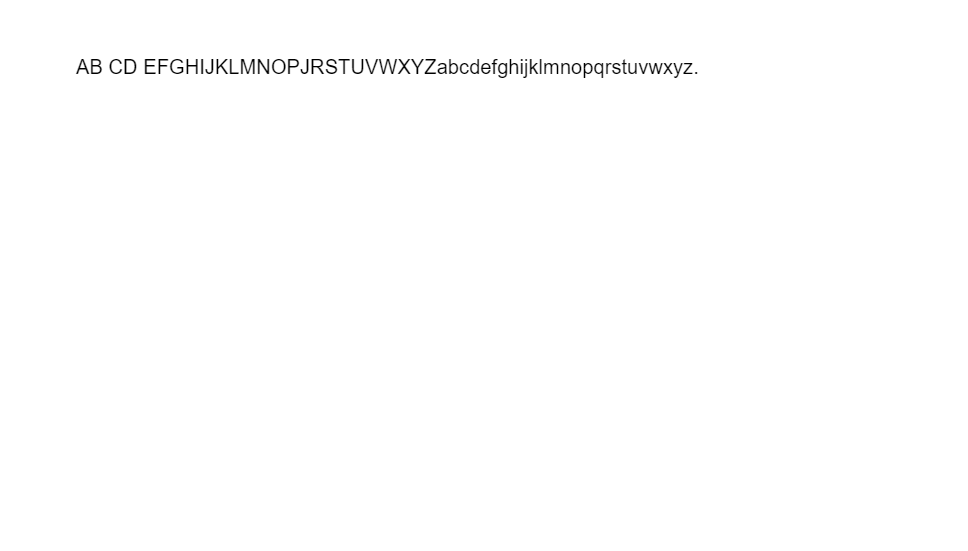
#> input picture images/text5.png, 968 x 551 px
$ python extract_test.py
#> lines starting #> are read from the running program, lines starting #| are printed output that depends on the picture; after the words box and inside, x2 and y2 are one past the last pixel; in counts of white or black regions, pixels touching at a corner belong together
# -*- coding: utf-8 -*-
"""
Created on Thu May 25 10:37:08 2023

@author: User
"""
import cv2
import skimage as sk
import matplotlib.pyplot as plt
import numpy as np

def find_line(img1):
    line_s=0
    line_e=0
    sh=img1.shape
    for i in range(sh[0]):
        if not(line_s):
            found=np.where(img1[i]==0)[0]
            if found.size>0:
                line_s=i
        elif not(line_e):
            found=np.where(img1[i]==0)[0]
            if found.size==0:
                line_e=i
        else:break
    return [line_s,line_e]

def crop_vertical_space(img):
    line_s=0
    line_e=0
    sh=img.shape
    for i in range(sh[0]):
        if not(line_s):
            found=np.where(img[i]==0)[0]
            if found.size>0:
                line_s=i;break
    for i in range(sh[0]-1,-1,-1):
        if not(line_e):
            found=np.where(img[i]==0)[0]
            if found.size>0:
                line_e=i;break
    return img[line_s:line_e+1,:]


def pain(lin,x,y):
    #print(x,y)
    global ccc
    if ccc<y:
        ccc=y
    lin[x,y]=2
    if y<lin.shape[1]-1 and lin[x,y+1]==0: pain(lin,x,y+1)
    if x<lin.shape[0]-1 and lin[x+1,y]==0: pain(lin, x+1, y)
    if x>0 and lin[x-1,y]==0: pain(lin, x-1, y)
    if x<lin.shape[0]-1 and y<lin.shape[1]-1 and lin[x+1,y+1]==0: pain(lin,x+1,y+1)
    if x>0 and y<lin.shape[1]-1 and lin[x-1,y+1]==0: pain(lin,x-1,y+1)

#plt.imshow(img)
#plt.hist(img.flat, bins=100, range=(0,255))


img= cv2.imread('images/text5.png',0)
#> img is the input picture: shape (551, 968); min 0, max 255, mean 253.9

ret2, thresh2 = cv2.threshold(img,0,255,cv2.THRESH_BINARY+cv2.THRESH_OTSU)
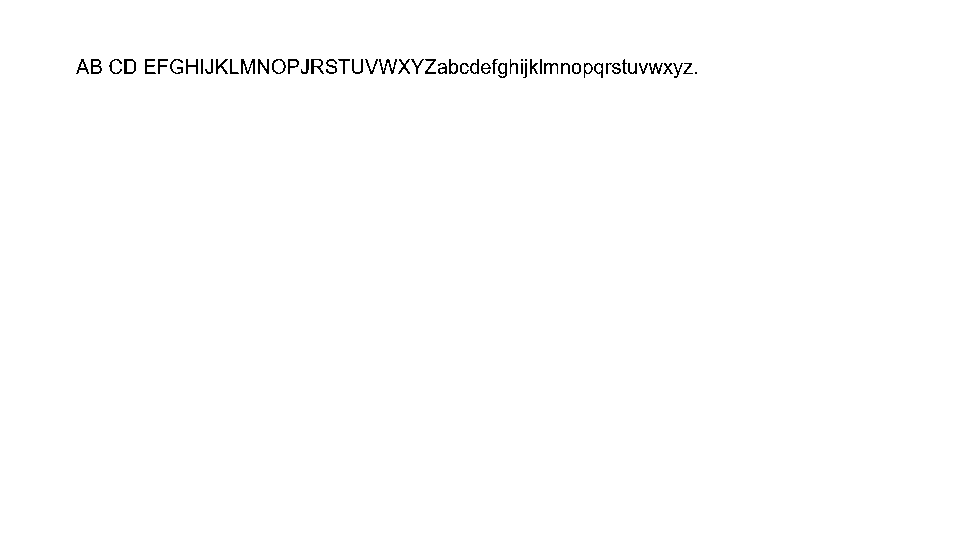
#> thresh2: shape (551, 968); 99.4% white; black in thin lines or dots, all inside (x1, y1, x2, y2) = (76, 59, 697, 78)
#> ret2 = 166
#plt.imshow(thresh2,cmap="gray")

img1=np.digitize(thresh2, bins=np.array([ret2]))
#plt.imshow(img1,cmap='gray')


[line_s,line_e]=find_line(img1)
#> the loop in find_line, `for i in range(sh[0]):` made 80 passes
#> found on passes 75 to 76: [505, 506, 525, 526, 584, 601, 602, 677, 678], [498, 499, 505, 506, 525, 526, 584, 601, 602, 677]
#> after the loop in find_line, `for i in range(sh[0]):`: found = empty array; line_e = 78; line_s = 59
#> line_s = 59; line_e = 78

line=img1[line_s:line_e+1,:]
plt.imshow(line)
'''
for i in range(line.shape[0]):
    print(i,np.where(line[i]==0)[0])
z=line[:,1900:]
'''
'''
word_s=0
word_e=0
words=[]
for i in range(line.shape[1]):
    if not(word_s):
        found=np.where(line[:,i]==0)[0]
        if found.size>0:
            word_s=i
    elif not(word_e):
        found=np.where(line[:,i]==0)[0]
        if found.size==0:
            word_e=i
            words.append(crop_vertical_space(line[:,word_s:word_e]))
            word_s=word_e=0
'''
word_s=0
word_e=0
words=[]
ccc=0
for i in range(line.shape[1]):
    if i<=ccc:   continue
    if not(word_s):
        found=np.where(line[:,i]==0)[0]
        if found.size>0:
            word_s=i
    elif not(word_e):
        for i in range(line.shape[0]):
            if line[i,word_s]==0:
                linecop=line.copy()
                ccc=word_s
                pain(linecop,i,word_s)
                word_e=ccc

                #words.append(line[:,word_s:word_e+1])
                words.append(crop_vertical_space(line[:,word_s:word_e+1]))
                word_s=word_e=0
#> this loop made 968 passes
#> found on passes 77, 92, 110, 125: [14], [0, 1, 2, 3, 4, 5, 6, 7, 8, 9, 10, 11, 12, 13, 14], [6, 7], [0, 1, 2, 3, 4, 5, 6, 7, 8, 9, 10, 11, 12, 13, 14]
#> after the loop, ccc = 696; found = empty array; word_e = 0; word_s = 0; words = 53 items

#cv2.imwrite('images/ttt2.png',line[:,word_s:])

fig=plt.figure(figsize=(10,len(words)*10))

for i in range(len(words)):
    ax1=fig.add_subplot(1,len(words),i+1)
    ax1.imshow(words[i])
#> this loop made 53 passes

plt.show()
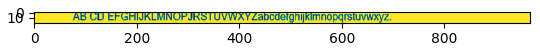
#> figure drawn by matplotlib, 1 panel

'''
a=words[0]
rgb_img = cv2.cvtColor(a, cv2.BI)
resized = cv2.resize(rgb_img, (100,100))
cv2.imshow("Resized (Width)", resized)
cv2.waitKey(0)
cv2.destroyAllWindows()
'''

$ run again, with images/text0.png copied over images/text5.png
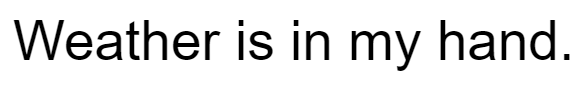
#> input picture images/text0.png, 572 x 98 px
#> img is the input picture: shape (98, 572); min 0, max 255, mean 229.1
#> `ret2, thresh2 = cv2.threshold(img,0,255,cv2.THRESH_BINARY+cv2.THRESH_O..`:
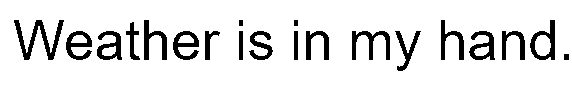
#> thresh2: shape (98, 572); 89.8% white; 20 black regions, largest, box (x1, y1, x2, y2) and area: (14, 20, 64, 60) 666, (352, 31, 390, 60) 447, (530, 20, 555, 60) 409
#> ret2 = 134
#> the loop in find_line, `for i in range(sh[0]):` made 73 passes
#> found on passes 61 to 68: [406, 407, 408, 409], [405, 406, 407, 408], [405, 406, 407, 408], [404, 405, 406, 407, 408], [404, 405, 406, 407], [403, 404, 405, 406, 407], [397, 398, 400, 401, 402, 403, 404, 405, 406], [397, 398, 399, 400, 401, 402, 403, 404, 405, 406]
#> after the loop in find_line, `for i in range(sh[0]):`: found = empty array; line_e = 71; line_s = 20
#> `[line_s,line_e]=find_line(img1)`: line_e = 71
#> line: shape (52, 572) int64; values 0 (black) and 1 (white), 80.7% white; 20 black regions, largest, box (x1, y1, x2, y2) and area: (14, 0, 64, 40) 666, (352, 11, 390, 40) 447, (530, 0, 555, 40) 409
#> the loop `for i in range(line.shape[1]):` made 572 passes
#> found on passes 15, 67, 98, 127, 174: [0, 1, 2], [22, 23, 24, 25, 26, 27, 28, 29], [29, 30, 31, 32, 33, 34, 35], [11, 12, 13, 14], [22, 23, 24, 25, 26, 27, 28, 29]
#> after the loop `for i in range(line.shape[1]):`:
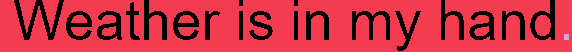
#> linecop: shape (52, 572) int64; 3 distinct labels, from 0 to 2; one colour per label, 0 black
#> after the loop `for i in range(line.shape[1]):`: ccc = 568; found = empty array; word_e = 0; words = 18 items
#> the loop `for i in range(len(words)):` made 18 passes

$ run again, with images/text1.png copied over images/text5.png
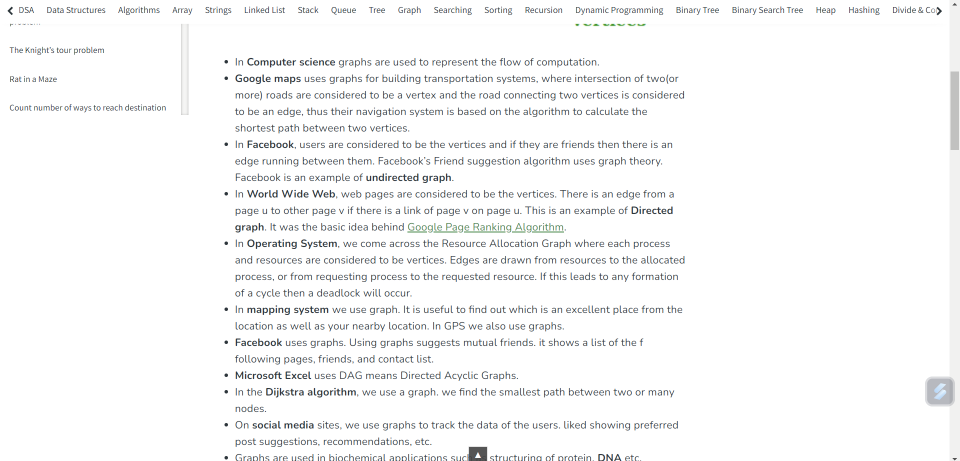
#> input picture images/text1.png, 1920 x 922 px (shown at 1/2 size)
#> `ret2, thresh2 = cv2.threshold(img,0,255,cv2.THRESH_BINARY+cv2.THRESH_O..`:
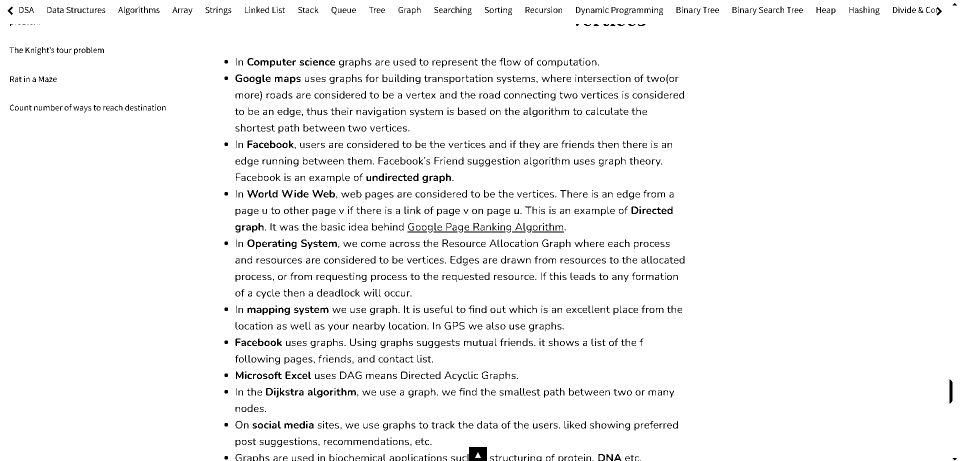
#> thresh2: shape (922, 1920) (shown at 1/2 size); 96% white; black in thin lines or dots
#> ret2 = 177
#> img1: shape (922, 1920) int64; values 0 (black) and 1 (white), 96% white; black in thin lines or dots
#> the loop in find_line, `for i in range(sh[0]):` made 13 passes
#> found on passes 7 to 11: [1909], [1908, 1909, 1910], [1907, 1908, 1909, 1910, 1911], [1906, 1907, 1908, 1909, 1910, 1911, 1912], [1905, 1906, 1907, 1908, 1909, 1910, 1911, 1912, 1913]
#> after the loop in find_line, `for i in range(sh[0]):`: found = empty array; line_e = 11; line_s = 6
#> `[line_s,line_e]=find_line(img1)`: line_e = 11
#> after the loop `for i in range(line.shape[1]):`: ccc = 1913; found = empty array; word_e = 0; words = 1 item
#> the loop `for i in range(len(words)):` made 1 pass
#> `plt.show()`:
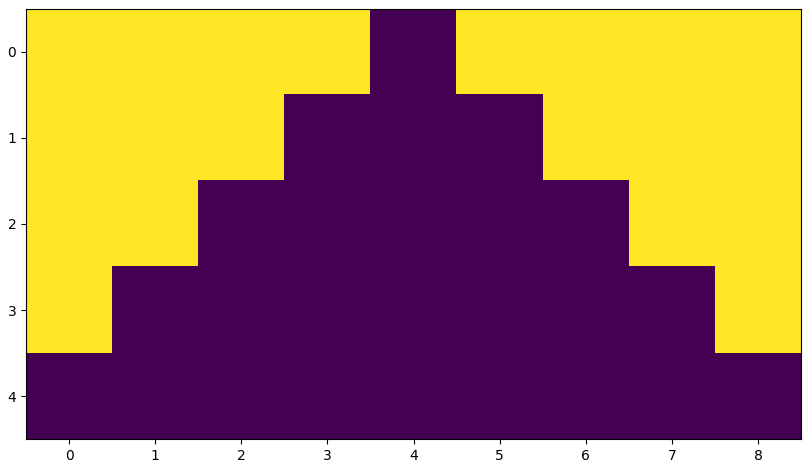
#> figure drawn by matplotlib, 1 panel
